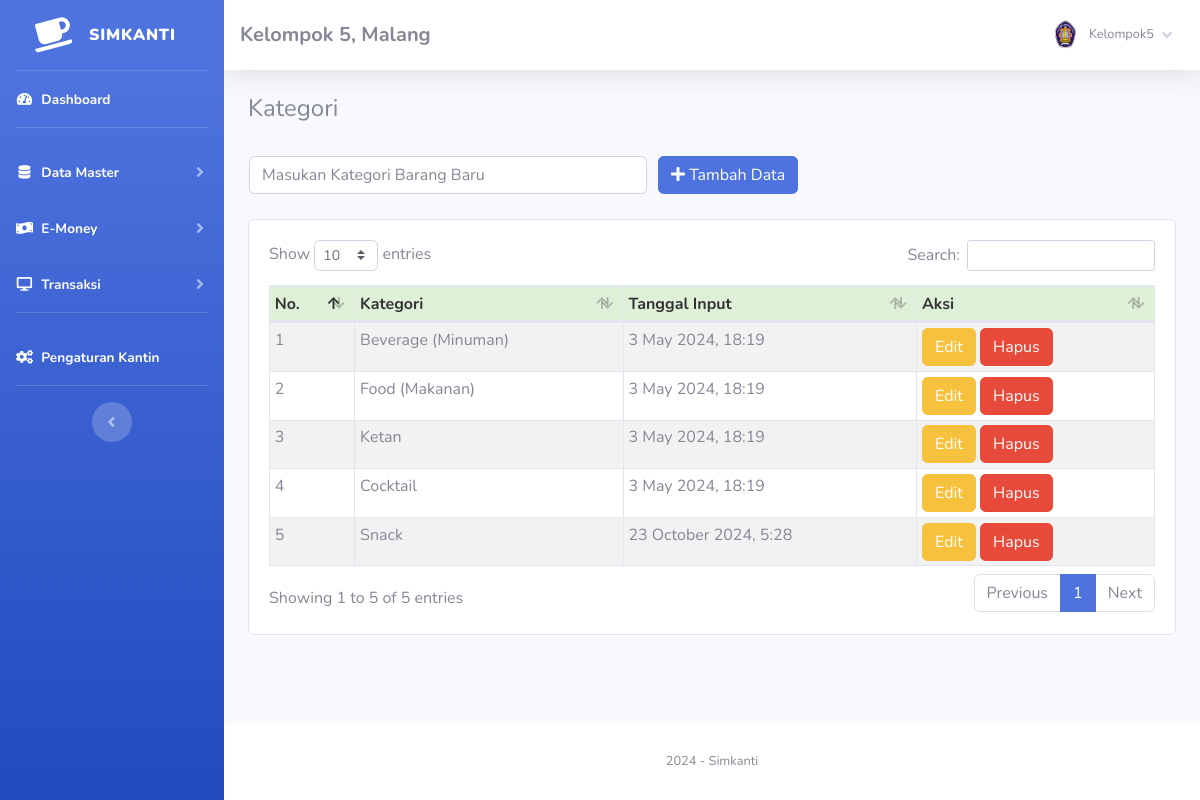
Screenshot of /index.php?page=kategori (signed in) with the database file from the repository.
### tables this page shows
CREATE TABLE `toko` (
  `id_toko` int NOT NULL AUTO_INCREMENT,
  `nama_toko` varchar(255) NOT NULL,
  `alamat_toko` text NOT NULL,
  `tlp` varchar(255) NOT NULL,
  `nama_pemilik` varchar(255) NOT NULL,
  PRIMARY KEY (`id_toko`)
);

CREATE TABLE `member` (
  `id_member` int NOT NULL AUTO_INCREMENT,
  `nm_member` varchar(255) NOT NULL,
  `alamat_member` text NOT NULL,
  `telepon` varchar(255) NOT NULL,
  `email` varchar(255) NOT NULL,
  `gambar` text NOT NULL,
  `NIK` text NOT NULL,
  PRIMARY KEY (`id_member`)
);

CREATE TABLE `kategori` (
  `id_kategori` int NOT NULL AUTO_INCREMENT,
  `nama_kategori` varchar(255) NOT NULL,
  `tgl_input` varchar(255) NOT NULL,
  PRIMARY KEY (`id_kategori`)
);

### fungsi/view/view.php (called while the page is built, shortened)
<?php
class view
{
    protected $db;
    public function __construct($db)
    {
        $this->db = $db;
    }
    public function member_edit($id)
    {
        $sql = "select member.*, login.*
                from member inner join login on member.id_member = login.id_member
                where member.id_member= ?";
        $row = $this-> db -> prepare($sql);
        $row -> execute(array($id));
        $hasil = $row -> fetch();
        return $hasil;
    }
    public function toko()
    {
        $sql = "select*from toko where id_toko='1'";
        $row = $this-> db -> prepare($sql);
        $row -> execute();
        $hasil = $row -> fetch();
        return $hasil;
    }
    public function kategori()
    {
        $sql = "select*from kategori";
        $row = $this-> db -> prepare($sql);
        $row -> execute();
        $hasil = $row -> fetchAll();
        return $hasil;
    }
}

### admin/module/kategori/index.php (the view, shortened to what this page needs)
<h4>Kategori</h4>
<br />
<?php
	if(!empty($_GET['uid'])){
	$sql = "SELECT * FROM kategori WHERE id_kategori = ?";
	$row = $config->prepare($sql);
	$row->execute(array($_GET['uid']));
	$edit = $row->fetch();
?>
<form method="POST" action="fungsi/edit/edit.php?kategori=edit">
    <table>
        <tr>
            <td style="width:25pc;"><input type="text" class="form-control" value="<?= $edit['nama_kategori'];?>"
                    required name="kategori" placeholder="Masukan Kategori Barang Baru">
                <input type="hidden" name="id" value="<?= $edit['id_kategori'];?>">
            </td>
            <td style="padding-left:10px;"><button id="tombol-simpan" class="btn btn-primary"><i class="fa fa-edit"></i>
                    Ubah Data</button></td>
        </tr>
    </table>
</form>
<?php }else{?>
<form method="POST" action="fungsi/tambah/tambah.php?kategori=tambah">
    <table>
        <tr>
            <td style="width:25pc;"><input type="text" class="form-control" required name="kategori"
                    placeholder="Masukan Kategori Barang Baru"></td>
            <td style="padding-left:10px;"><button id="tombol-simpan" class="btn btn-primary"><i class="fa fa-plus"></i>
                    Tambah Data</button></td>
        </tr>
    </table>
</form>
<?php }?>
<br />
<div class="card card-body">
    <div class="table-responsive">
        <table class="table table-bordered table-striped table-sm" id="example1">
            <thead>
                <tr style="background:#DFF0D8;color:#333;">
                    <th>No.</th>
                    <th>Kategori</th>
                    <th>Tanggal Input</th>
                    <th>Aksi</th>
                </tr>
            </thead>
            <tbody>
                <?php
				$hasil = $lihat -> kategori();
				$no=1;
				foreach($hasil as $isi){
			?>
                <tr>
                    <td><?php echo $no;?></td>
                    <td><?php echo $isi['nama_kategori'];?></td>
                    <td><?php echo $isi['tgl_input'];?></td>
                    <td>
                        <a href="index.php?page=kategori&uid=<?php echo $isi['id_kategori'];?>"><button
                                class="btn btn-warning">Edit</button></a>
                        <a href="fungsi/hapus/hapus.php?kategori=hapus&id=<?php echo $isi['id_kategori'];?>"
                            onclick="javascript:return confirm('Hapus Data Kategori ?');"><button
                                class="btn btn-danger">Hapus</button></a>
                    </td>
                </tr>
                <?php $no++; }?>
            </tbody>
        </table>
    </div>
</div>

### admin/template/sidebar.php (shortened to what this page needs)
<?php
    $id = $_SESSION['admin']['id_member'];
    $hasil_profil = $lihat -> member_edit($id);
?>
<ul class="navbar-nav bg-gradient-primary sidebar sidebar-dark accordion" id="accordionSidebar">
    <a class="sidebar-brand d-flex align-items-center justify-content-center" href="index.php">
        <div class="sidebar-brand-icon rotate-n-15">
            <i class="fas fa-coffee"></i>
        </div>
        <div class="sidebar-brand-text mx-3"><b>Simkanti</b><sup></sup></div>
    </a>
    <hr class="sidebar-divider my-0">
    <li class="nav-item active">
        <a class="nav-link" href="index.php">
            <i class="fas fa-fw fa-tachometer-alt"></i>
            <span>Dashboard</span></a>
    </li>
    <hr class="sidebar-divider">
    <li class="nav-item active">
        <a class="nav-link collapsed" href="#" data-toggle="collapse" data-target="#collapseTwo" aria-expanded="true"
            aria-controls="collapseTwo">
            <i class="fas fa-fw fa-database"></i>
            <span>Data Master</span>
        </a>
    </li>
    <li class="nav-item active">
        <a class="nav-link collapsed" href="#" data-toggle="collapse" data-target="#collapseee" aria-expanded="true"
            aria-controls="collapseTwo">
            <i class="fas fa-fw fa-money-bill-wave"></i>
            <span>E-Money</span>
        </a>
    </li>
    <li class="nav-item active">
        <a class="nav-link collapsed" href="#" data-toggle="collapse" data-target="#collapse3" aria-expanded="true"
            aria-controls="collapse3">
            <i class="fas fa-fw fa-desktop"></i>
            <span>Transaksi</span>
        </a>
    </li>
    <hr class="sidebar-divider">
    <li class="nav-item active">
        <a class="nav-link" href="index.php?page=pengaturan">
            <i class="fas fa-fw fa-cogs"></i>
            <span>Pengaturan Kantin</span></a>
    </li>
    <hr class="sidebar-divider d-none d-md-block">
    <div class="text-center d-none d-md-inline">
        <button class="rounded-circle border-0" id="sidebarToggle"></button>
    </div>
</ul>
<div id="content-wrapper" class="d-flex flex-column">
    <div id="content">
        <nav class="navbar navbar-expand navbar-light bg-white topbar mb-4 static-top shadow">
            <h5 class="d-lg-block d-none mt-2"><b><?php echo $toko['nama_toko'];?>, <?php echo $toko['alamat_toko'];?></b></h5>
            <ul class="navbar-nav ml-auto">
                <li class="nav-item dropdown no-arrow">
                    <a class="nav-link dropdown-toggle" href="#" id="userDropdown" role="button" data-toggle="dropdown"
                        aria-haspopup="true" aria-expanded="false">
                        <img class="img-profile rounded-circle"
                            src="assets/img/user/<?php echo $hasil_profil['gambar'];?>">
                        <span
                            class="mr-2 d-none d-lg-inline text-gray-600 small ml-2"><?php echo $hasil_profil['nm_member'];?></span>
                        <i class="fas fa-angle-down"></i>
                    </a>
                </li>
            </ul>
        </nav>
        <div class="container-fluid">

### rows the page displays
toko: nama_toko "Kelompok 5", alamat_toko "Malang"
kategori: nama_kategori "Beverage (Minuman)", tgl_input "3 May 2024, 18:19"
kategori: nama_kategori "Food (Makanan)", tgl_input "3 May 2024, 18:19"
kategori: nama_kategori "Ketan", tgl_input "3 May 2024, 18:19"
kategori: nama_kategori "Cocktail", tgl_input "3 May 2024, 18:19"
kategori: nama_kategori "Snack", tgl_input "23 October 2024, 5:28"

### other values shown
$hasil_profil['nm_member'] "Kelompok5"
